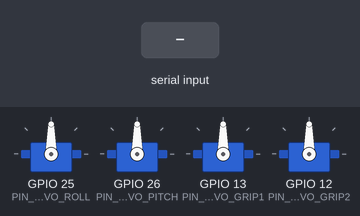
The sketch below on a simulated ESP32. On the bench: 4 × servo. The test bench sets the inputs (shaded band). What the sketch prints to the serial monitor is not drawn.

Above: at 1.2 s.
1.3 s: "w\n" received over Serial
3.1 s: "s\n" received over Serial
Timing chart, 0 to 6.1 s (numbered marks = the images above; inputs shaded):
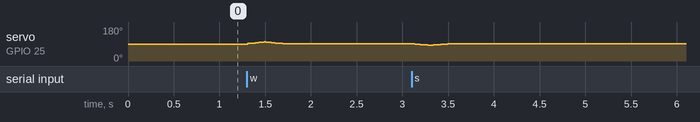

Measured:
- after the input at 1.3 s, servo on GPIO 25 (PIN_SERVO_ROLL): rises from 90° to 101° in 0.18 s, then falls to 92° in 0.20 s

The sketch:

id5_serialcomms.ino
```cpp
#include <Arduino.h>
#include <ESP32Servo.h>

// Konfiguracja pinów PWM (ESP32)
const int PIN_SERVO_ROLL  = 25;
const int PIN_SERVO_PITCH = 26;
const int PIN_SERVO_GRIP1 = 13;
const int PIN_SERVO_GRIP2 = 12;

Servo servos[4];
const int servoPins[4] = {PIN_SERVO_ROLL, PIN_SERVO_PITCH, PIN_SERVO_GRIP1, PIN_SERVO_GRIP2};

// Zmienne do sterowania
int targetPWM[4] = {1520, 1520, 1520, 1520};
float actualPWM[4] = {1520, 1520, 1520, 1520};

unsigned long lastKeyTime = 0;
const int TIMEOUT_MS = 200;

// --- POPRAWIONE ZMIENNE PRĘDKOŚCI ---
unsigned long lastMoveTime = 0;
const int MOVE_INTERVAL = 20;  // 20ms idealnie odpowiada taktowaniu serwa 50Hz!
const float STEP_SPEED = 10.0;  // Szybkość ruchu. (4.0 co 20ms = płynny ruch do pełnego wychylenia w ~0.7 sekundy)

void setup() {
  Serial.begin(115200);
  Serial.println("Start. Trzymaj klawisze: W/S, E/D, R/F, T/G. Pusc, aby zatrzymac.");

  ESP32PWM::allocateTimer(0);
  ESP32PWM::allocateTimer(1);
  ESP32PWM::allocateTimer(2);
  ESP32PWM::allocateTimer(3);

  for(int i = 0; i < 4; i++) {
    servos[i].setPeriodHertz(50);
    servos[i].attach(servoPins[i], 500, 2500);
    servos[i].writeMicroseconds(1500);
  }
}

const float COUPLING_PITCH_JAW1 = 0.8;
const float COUPLING_PITCH_JAW2 = 0.5;

void loop() {
  // 1. Sprawdzanie znaków z portu szeregowego
  if (Serial.available() > 0) {
    char cmd = Serial.read();

    if (cmd != '\n' && cmd != '\r') {
      lastKeyTime = millis();

      switch (cmd) {
        case 'w': case 'W': targetPWM[0] = 1650; break;
        case 's': case 'S': targetPWM[0] = 1370; break;

        case 'r': case 'R':
          targetPWM[2] = 1650; targetPWM[3] = 1650;
          break;
        case 'f': case 'F':
          targetPWM[2] = 1370; targetPWM[3] = 1370;
          break;

        case 't': case 'T':
          targetPWM[2] = 1600; targetPWM[3] = 1370;
          break;
        case 'g': case 'G':
          targetPWM[2] = 1370; targetPWM[3] = 1600;
          break;

        case 'e': case 'E':
          targetPWM[1] = 1650;
          targetPWM[2] = 1520 + (150 * COUPLING_PITCH_JAW2);
          targetPWM[3] = 1520 + (-150 * COUPLING_PITCH_JAW1);
          break;
        case 'd': case 'D':
          targetPWM[1] = 1370;
          targetPWM[2] = 1520 - (150 * COUPLING_PITCH_JAW1);
          targetPWM[3] = 1520 - (-150 * COUPLING_PITCH_JAW2);
          break;
      }
    }
  }

  // 2. TIMEOUT (zatrzymanie po puszczeniu klawisza)
  if (millis() - lastKeyTime > TIMEOUT_MS) {
    for (int i = 0; i < 4; i++) targetPWM[i] = 1520;
  }

  // 3. PŁYNNY RUCH (Dopasowany do sprzętu)
  if (millis() - lastMoveTime >= MOVE_INTERVAL) {
    lastMoveTime = millis();

    for (int i = 0; i < 4; i++) {
      bool needUpdate = false; // flaga sprawdzająca, czy pozycja się zmieniła

      if (actualPWM[i] < targetPWM[i]) {
        actualPWM[i] += STEP_SPEED;
        if (actualPWM[i] > targetPWM[i]) actualPWM[i] = targetPWM[i];
        needUpdate = true;
      }
      else if (actualPWM[i] > targetPWM[i]) {
        actualPWM[i] -= STEP_SPEED;
        if (actualPWM[i] < targetPWM[i]) actualPWM[i] = targetPWM[i];
        needUpdate = true;
      }

      // Aktualizujemy sygnał PWM tylko jeśli serwo ma się przesunąć
      if (needUpdate) {
        servos[i].writeMicroseconds((int)actualPWM[i]);
      }
    }
  }
}
```
